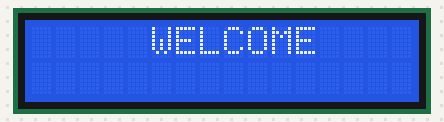
A sketch run on a simulated Arduino Uno, built with avr-gcc and run on an emulated ATmega328P. Parts: 16×2 character LCD.

Above: at 0.1 s.
At 4.1 s:
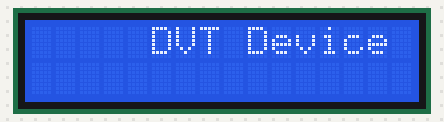
At 8.1 s:
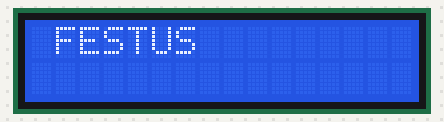
At 10.2 s:
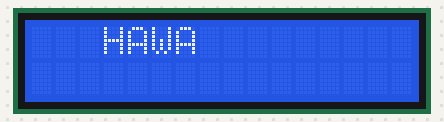
At 12.2 s:
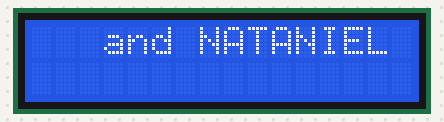

Measured:
- what the display in image 1 shows lasts 4.0 s, from 4.1 s to 8.1 s
- what the display in image 2 shows lasts 2.0 s, from 8.1 s to 10.1 s

The sketch:

DVT.ino
```cpp
#include <Wire.h>
#include <LiquidCrystal_I2C.h>

// Set the LCD address to 0x27
LiquidCrystal_I2C lcd(0x27, 16, 2);
void setup() {

  lcd.begin();
  lcd.backlight();
  lcd.setCursor(5,0);
  lcd.print("WELCOME");
  delay(4000);
  lcd.setCursor(5,0);
  lcd.print("DVT Device");
  delay(4000);
  lcd.clear();
  lcd.setCursor(1,0);
  lcd.print("FESTUS ");
  delay(2000);
  lcd.clear();
  lcd.setCursor(3,0);
  lcd.print("HAWA ");
  delay(2000);
  lcd.clear();
  lcd.setCursor(3,0);
  lcd.print("and NATANIEL");
  delay(4000);
  lcd.clear();

}


void loop() {

}
```
